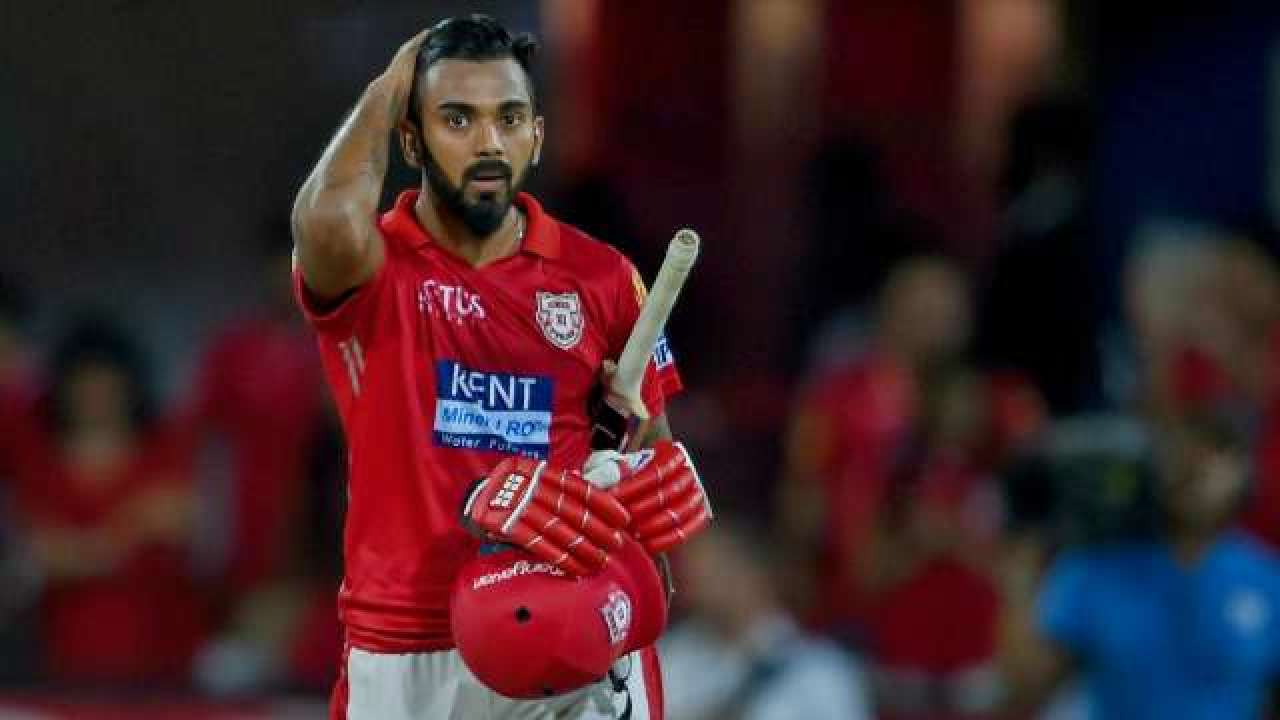
#> input picture face_detection_using_casscades/kl_rahul.jpg, 1280 x 720 px
$ python face_detection.py
#> lines starting #> are read from the running program, lines starting #| are printed output that depends on the picture; after the words box and inside, x2 and y2 are one past the last pixel; in counts of white or black regions, pixels touching at a corner belong together

import cv2
import matplotlib.pyplot as plt


# ...image reading and showing....

# image of jinks rahane (meme)
img_path1 = 'Screenshot from 2020-10-05 20-29-28.png'

#image of kl_rahul :)
img_path2 = 'kl_rahul.jpg'

img = cv2.imread(img_path2,1)
#> img is the input picture: shape (720, 1280, 3); mean B, G, R 40.1, 34.5, 62.4
grey_img = cv2.cvtColor(img,cv2.COLOR_BGR2GRAY)
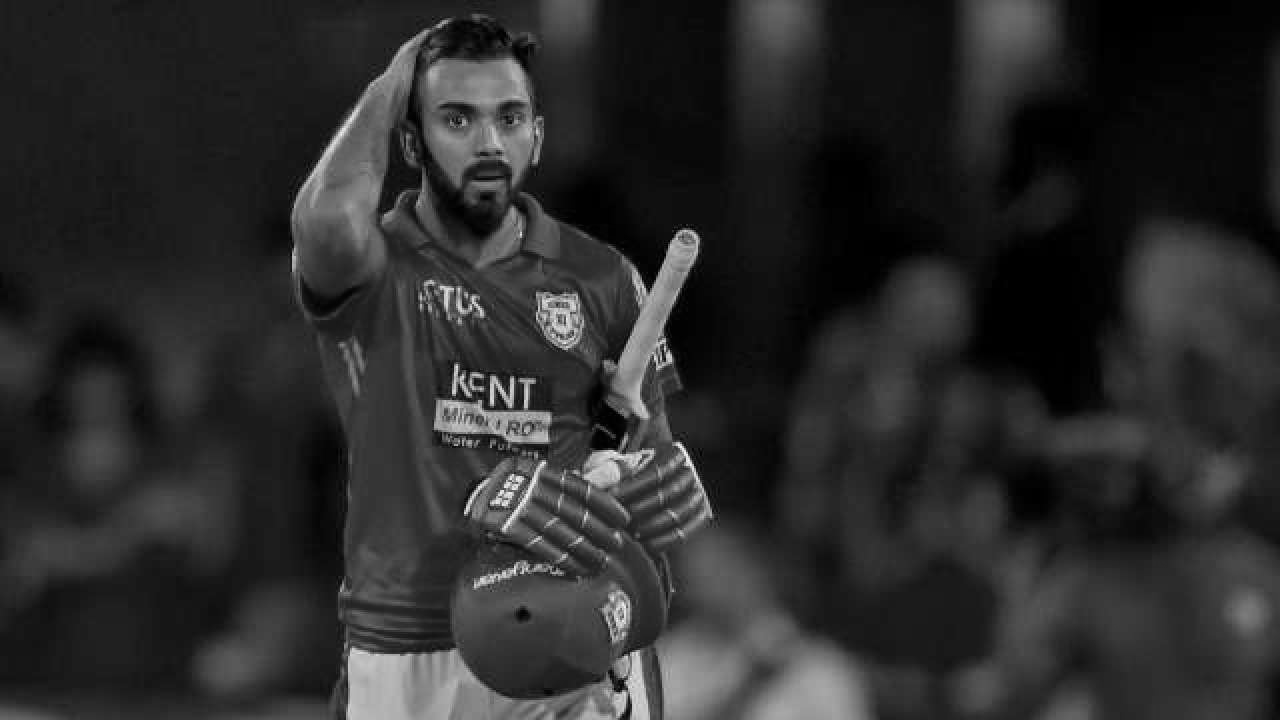
#> grey_img: shape (720, 1280); min 0, max 253, mean 43.4

face_cascade = cv2.CascadeClassifier("haarcascade_frontalface_default.xml")


# gives coordinates of the faces detected in the image
faces = face_cascade.detectMultiScale(grey_img,scaleFactor=1.05,
                                      minNeighbors = 5)
#> faces = [[410, 58, 152, 152]]
# print(type(img))
print(img.shape)
#| (720, 1280, 3)
# img = cv2.cvtColor(img, cv2.COLOR_BGR2RGB)
# plt.imshow(img)

#printing the type and shape of faces
print(type(faces))
#| <class 'numpy.ndarray'>
print(faces)
#| [[410  58 152 152]]

# drawing rectangles on the image
for x,y,w,h in faces:
    img = cv2.rectangle(img,(x,y),(x+w,y+h),(0,255,0),3)
#> this loop made 1 pass
#> pass 1, `img = cv2.rectangle(img,(x,y),(x+w,y+h),(0,255,0),3)`:
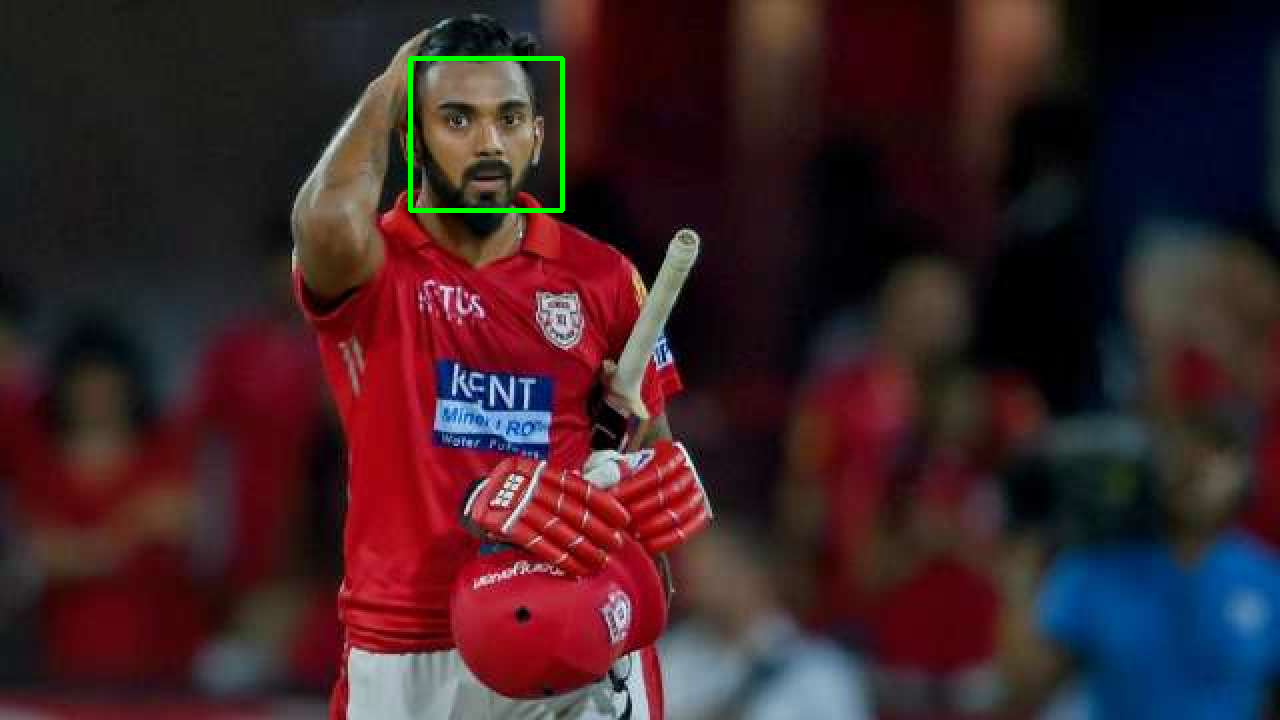
#> img: shape (720, 1280, 3); 0.33% of pixels changed, all inside (x1, y1, x2, y2) = (408, 56, 565, 213)


# showing the image
cv2.imshow('meme',img)
cv2.waitKey(0)
cv2.destroyAllWindows()
